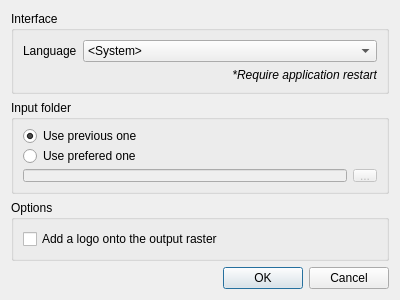
<?xml version="1.0" encoding="UTF-8"?>
<ui version="4.0">
 <class>SettingsWindow</class>
 <widget class="QDialog" name="SettingsWindow">
  <property name="geometry">
   <rect>
    <x>0</x>
    <y>0</y>
    <width>400</width>
    <height>300</height>
   </rect>
  </property>
  <property name="minimumSize">
   <size>
    <width>400</width>
    <height>300</height>
   </size>
  </property>
  <property name="windowTitle">
   <string>Settings</string>
  </property>
  <property name="windowIcon">
   <iconset resource="../../../../build/msuproj/res/icons/icons.qrc">
    <normaloff>:/icons/MSUProj</normaloff>:/icons/MSUProj</iconset>
  </property>
  <layout class="QVBoxLayout" name="verticalLayout">
   <item>
    <widget class="QGroupBox" name="languageBox">
     <property name="sizePolicy">
      <sizepolicy hsizetype="Preferred" vsizetype="Fixed">
       <horstretch>0</horstretch>
       <verstretch>0</verstretch>
      </sizepolicy>
     </property>
     <property name="title">
      <string>Interface</string>
     </property>
     <layout class="QFormLayout" name="formLayout_2">
      <item row="0" column="1">
       <widget class="QComboBox" name="langBox">
        <item>
         <property name="text">
          <string>&lt;System&gt;</string>
         </property>
        </item>
        <item>
         <property name="text">
          <string>&lt;Default&gt;</string>
         </property>
        </item>
       </widget>
      </item>
      <item row="1" column="1">
       <widget class="QLabel" name="langRestartLabel">
        <property name="font">
         <font>
          <italic>true</italic>
         </font>
        </property>
        <property name="text">
         <string>*Require application restart</string>
        </property>
        <property name="alignment">
         <set>Qt::AlignRight|Qt::AlignTrailing|Qt::AlignVCenter</set>
        </property>
       </widget>
      </item>
      <item row="0" column="0">
       <widget class="QLabel" name="langLabel">
        <property name="text">
         <string>Language</string>
        </property>
       </widget>
      </item>
     </layout>
    </widget>
   </item>
   <item>
    <widget class="QGroupBox" name="inputDirBox">
     <property name="sizePolicy">
      <sizepolicy hsizetype="Preferred" vsizetype="Fixed">
       <horstretch>0</horstretch>
       <verstretch>0</verstretch>
      </sizepolicy>
     </property>
     <property name="toolTip">
      <string>A start path for file selection dialogs</string>
     </property>
     <property name="title">
      <string>Input folder</string>
     </property>
     <layout class="QVBoxLayout" name="verticalLayout_2">
      <item>
       <widget class="QRadioButton" name="preferedPreviousButton">
        <property name="toolTip">
         <string>Use a previously selected folder</string>
        </property>
        <property name="text">
         <string>Use previous one</string>
        </property>
        <property name="checked">
         <bool>true</bool>
        </property>
       </widget>
      </item>
      <item>
       <widget class="QRadioButton" name="inputPathPreferedButton">
        <property name="toolTip">
         <string>Use a prefered folder</string>
        </property>
        <property name="text">
         <string>Use prefered one</string>
        </property>
       </widget>
      </item>
      <item>
       <layout class="QHBoxLayout" name="inputPath">
        <item>
         <widget class="QLineEdit" name="inputPathEdit">
          <property name="enabled">
           <bool>false</bool>
          </property>
          <property name="toolTip">
           <string>Prefered input path</string>
          </property>
         </widget>
        </item>
        <item>
         <widget class="QToolButton" name="inputPathButton">
          <property name="enabled">
           <bool>false</bool>
          </property>
          <property name="toolTip">
           <string>Select prefered input folder</string>
          </property>
          <property name="text">
           <string notr="true">...</string>
          </property>
         </widget>
        </item>
       </layout>
      </item>
     </layout>
    </widget>
   </item>
   <item>
    <widget class="QGroupBox" name="optionsBox">
     <property name="title">
      <string>Options</string>
     </property>
     <layout class="QVBoxLayout" name="verticalLayout_3">
      <item>
       <widget class="QCheckBox" name="enableLogoBox">
        <property name="text">
         <string>Add a logo onto the output raster</string>
        </property>
       </widget>
      </item>
     </layout>
    </widget>
   </item>
   <item>
    <spacer name="verticalSpacer">
     <property name="orientation">
      <enum>Qt::Vertical</enum>
     </property>
     <property name="sizeType">
      <enum>QSizePolicy::Expanding</enum>
     </property>
     <property name="sizeHint" stdset="0">
      <size>
       <width>0</width>
       <height>0</height>
      </size>
     </property>
    </spacer>
   </item>
   <item>
    <widget class="QDialogButtonBox" name="buttonBox">
     <property name="orientation">
      <enum>Qt::Horizontal</enum>
     </property>
     <property name="standardButtons">
      <set>QDialogButtonBox::Cancel|QDialogButtonBox::Ok</set>
     </property>
    </widget>
   </item>
  </layout>
 </widget>
 <resources>
  <include location="../../../../build/msuproj/res/icons/icons.qrc"/>
 </resources>
 <connections>
  <connection>
   <sender>buttonBox</sender>
   <signal>accepted()</signal>
   <receiver>SettingsWindow</receiver>
   <slot>accept()</slot>
   <hints>
    <hint type="sourcelabel">
     <x>248</x>
     <y>254</y>
    </hint>
    <hint type="destinationlabel">
     <x>157</x>
     <y>274</y>
    </hint>
   </hints>
  </connection>
  <connection>
   <sender>buttonBox</sender>
   <signal>rejected()</signal>
   <receiver>SettingsWindow</receiver>
   <slot>reject()</slot>
   <hints>
    <hint type="sourcelabel">
     <x>316</x>
     <y>260</y>
    </hint>
    <hint type="destinationlabel">
     <x>286</x>
     <y>274</y>
    </hint>
   </hints>
  </connection>
 </connections>
</ui>
